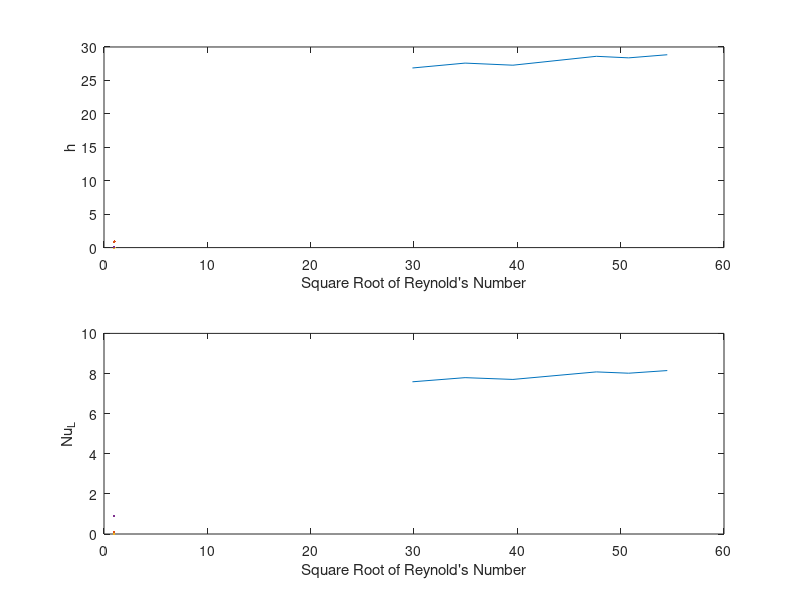
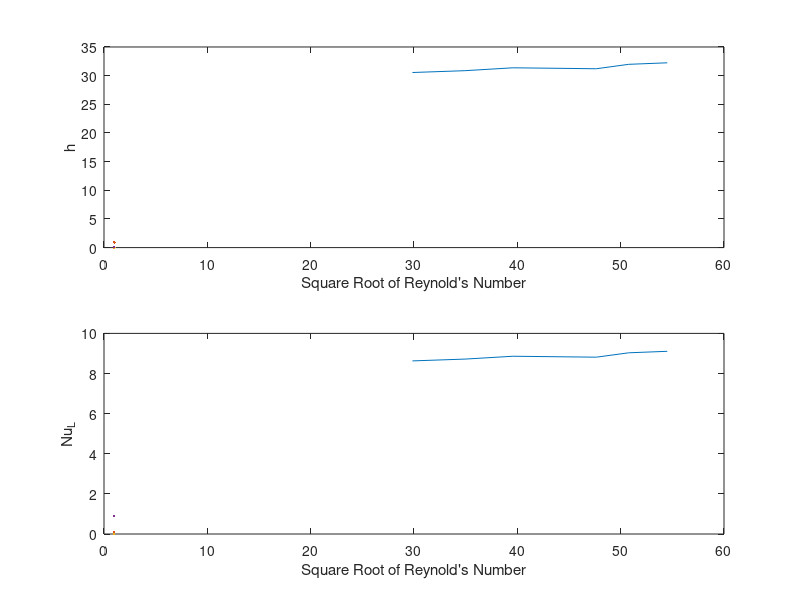
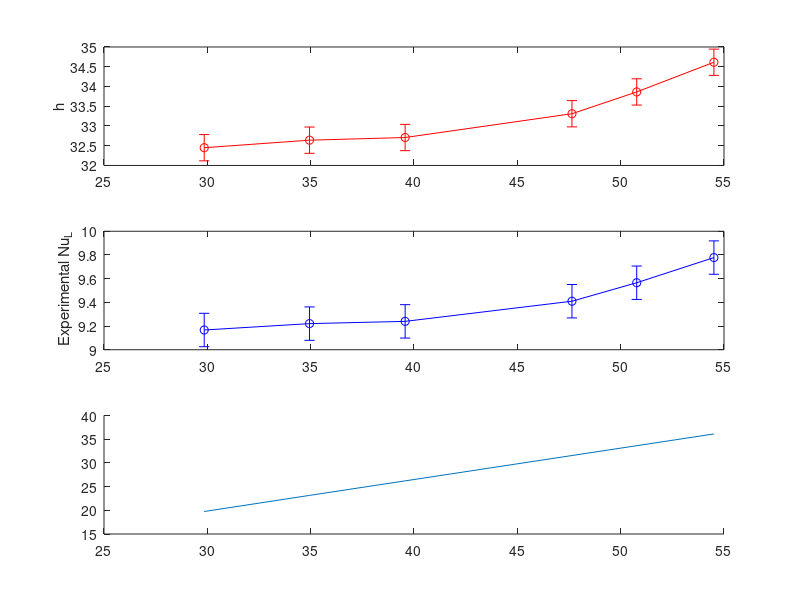

Source code (MATLAB) for these figures, in order: (Note: this script raises an error after producing the figures.)
%% MAE 171A: Heat Transfer Lab
% Created 1/27/2023

clear; clc; close all
%% Import Data
    PlotOn = false;
    PlotOn2 = true;

% Parameters
    nu = 2.317e-5; % Kinemativ viscocity of air at 25 C [m^2/s]
    k = 3.186e-2; % Thermal conductivity of copper [W/(mK)]
    rho = 0.9413; % Density of air [kg/m^3]
    c_p = 1010.6; % heat capacity of air [J/(Kg*K)]
    Pr = 0.7; % Prandtl Number
    L = 0.009; % Distance from duct to plate [m]
    Sens_Res = 5; % Resistance of sensor
    A = pi*(0.0762/2)^2; % Area of plate [m^2]

% Anemometer 0 in
    AnemCal.Recorded_Flow.D0 = [9, 18, 27, 36, 43]; % Data reported air speed [unitless]
    AnemCal.Recorded_PercentSpd.D0 = [20, 40, 60, 80, 100]; % Recorded fan speed [%]
    AnemCal.Anem_Flow.D0 = [1.1, 2.8, 4.6, 6.3, 7.8]; % Anemometer air velocity [m/s]

% Anemometer 0.4 in
    AnemCal.Recorded_Flow.Dpt4 = [9, 18, 27, 36, 43]; % Data reported air speed [unitless]
    AnemCal.Recorded_PercentSpd.Dpt4 = [20, 40, 60, 80, 100]; % Recorded fan speed [%]
    AnemCal.Anem_Flow.Dpt4 = [1.1, 2.8, 4.9, 6.5, 7.9]; % Anemometer air velocity [m/s]

% Anemometer 0.8 in
    AnemCal.Recorded_Flow.Dpt8 = [9, 18, 27, 36, 43]; % Data reported air speed [unitless]
    AnemCal.Recorded_PercentSpd.Dpt8 = [20, 40, 60, 80, 100]; % Recorded fan speed [%]
    AnemCal.Anem_Flow.Dpt8 = [1.1, 2.7, 4.3, 6.3, 7.6]; % Anemometer air velocity [m^3/s]

% Anemometer 1.2 in
    AnemCal.Recorded_Flow.D1pt2 = [9, 18, 27, 36, 43]; % Data reported air speed [unitless]
    AnemCal.Recorded_PercentSpd.D1pt2 = [20, 40, 60, 80, 100]; % Recorded fan speed [%]
    AnemCal.Anem_Flow.D1pt2 = [1, 2.5, 4.1, 6.1, 7.3]; % Anemometer air velocity [m^3/s]

% Plate Temperature
    PlateCal.Temps = [0, 47.8224, 70.956, 95.256, 124.42, 148.91]; % Plate temperature
    PlateCal.Pad_Voltage = [0, 174.586, 173.188, 170.991, 167.795, 166.396]; % Heating pad voltage
    PlateCal.Sens_Voltage = [0, 0.0733, 0.1613, 0.279, 0.4301, 0.489]; % Sensor voltage
    PlateCal.Sens_Curr = PlateCal.Sens_Voltage./Sens_Res; % Sensor current

%Plate Power
    PlateCal.Power = (PlateCal.Pad_Voltage - PlateCal.Sens_Voltage) .* PlateCal.Sens_Curr; % Plate power
    PlateCal.HeatFlux = PlateCal.Power./A; % Heat Flux

if PlotOn == true

        % Plot Anemometer 0 in
            figure(1)
            subplot(2,1,1)
            plot(AnemCal.Recorded_PercentSpd.D0, AnemCal.Anem_Flow.D0, Color = [.9 0 .1]);
            title('Air Speed vs. Percent Fan Speed for Anemometer at 0 in. From Center');
            xlabel('Fan Speed [%]');
            ylabel('Air Speed [m/s]');
        
            subplot(2,1,2)
            plot(AnemCal.Recorded_Flow.D0, AnemCal.Anem_Flow.D0, Color = [0 0 1]);
            title('Air Speed vs. Recorded Fan Speed for Anemometer at 0 in. From Center');
            xlabel('Fan Speed [Unitless]');
            ylabel('Air Speed [m/s]');
            xlim([9 43]);
               
        % Plot Anemometer 0.4 in
            figure(2)
            subplot(2,1,1)
            plot(AnemCal.Recorded_PercentSpd.Dpt4, AnemCal.Anem_Flow.Dpt4, Color = [.9 0 .1]);
            title('Air Speed vs. Percent Fan Speed for Anemometer at 0.4 in. From Center');
            xlabel('Fan Speed [%]');
            ylabel('Air Speed [m/s]');
        
            subplot(2,1,2)
            plot(AnemCal.Recorded_Flow.Dpt4, AnemCal.Anem_Flow.Dpt4, Color = [0 0 1]);
            title('Air Speed vs. Recorded Fan Speed for Anemometer at 0.4 in. From Center');
            xlabel('Fan Speed [Unitless]');
            ylabel('Air Speed [m/s]');
            xlim([9 43]);

        % Plot Anemometer 0.8 in
            figure(3)
            subplot(2,1,1)
            plot(AnemCal.Recorded_PercentSpd.Dpt8, AnemCal.Anem_Flow.Dpt8, Color = [.9 0 .1]);
            title('Air Speed vs. Percent Fan Speed for Anemometer at 0.8 in. From Center');
            xlabel('Fan Speed [%]');
            ylabel('Air Speed [m/s]');
        
            subplot(2,1,2)
            plot(AnemCal.Recorded_Flow.Dpt8, AnemCal.Anem_Flow.Dpt8, Color = [0 0 1]);
            title('Air Speed vs. Recorded Fan Speed for Anemometer at 0.8 in. From Center');
            xlabel('Fan Speed [Unitless]');
            ylabel('Air Speed [m/s]');
            xlim([9 43]);
                
        % Plot Anemometer 1.2 in
            figure(4)
            subplot(2,1,1)
            plot(AnemCal.Recorded_PercentSpd.D1pt2, AnemCal.Anem_Flow.D1pt2, Color = [.9 0 .1]);
            title('Air Speed vs. Percent Fan Speed for Anemometer at 1.2 in. From Center');
            xlabel('Fan Speed [%]');
            ylabel('Air Speed [m/s]');
        
            subplot(2,1,2)
            plot(AnemCal.Recorded_Flow.D1pt2, AnemCal.Anem_Flow.D1pt2, Color = [0 0 1]);
            title('Air Speed vs. Recorded Fan Speed for Anemometer at 1.2 in. From Center');
            xlabel('Fan Speed [Unitless]');
            ylabel('Air Speed [m/s]');
            xlim([9 43]);

        % Plot Plate Power Calibration
            figure(5)
            plot(PlateCal.Temps, PlateCal.Power);
            title('Plate Power vs. Plate Temperature');
            xlabel('Plate Temperature [C]');
            ylabel('Plate Power [W]');
end

% 35% Flow Speed

    Exp.Flow35.spd0 = interp1(AnemCal.Recorded_PercentSpd.D0, AnemCal.Anem_Flow.D0, 35);
    Exp.Flow35.spdpt4 = interp1(AnemCal.Recorded_PercentSpd.Dpt4, AnemCal.Anem_Flow.Dpt4, 35);
    Exp.Flow35.spdpt8 = interp1(AnemCal.Recorded_PercentSpd.Dpt8, AnemCal.Anem_Flow.Dpt8, 35);
    Exp.Flow35.spd1pt2 = interp1(AnemCal.Recorded_PercentSpd.D1pt2, AnemCal.Anem_Flow.D1pt2, 35);
    
    Exp.Flow35.AvgSpd = (Exp.Flow35.spd0 + Exp.Flow35.spdpt4 + Exp.Flow35.spdpt8 + ...
        Exp.Flow35.spd1pt2) / 4; 
    
    Exp.Flow35.Re = Exp.Flow35.AvgSpd * .009 / nu; % Reynold's Number for Exp at 35% fan speed
    Exp.Flow35.NuL_Theoretical = 0.763*sqrt(Exp.Flow35.Re)*Pr^(0.4); % Theoretical Nusselt Number

% 45% Flow Speed
    
    Exp.Flow45.spd0 = interp1(AnemCal.Recorded_PercentSpd.D0, AnemCal.Anem_Flow.D0, 45);
    Exp.Flow45.spdpt4 = interp1(AnemCal.Recorded_PercentSpd.Dpt4, AnemCal.Anem_Flow.Dpt4, 45);
    Exp.Flow45.spdpt8 = interp1(AnemCal.Recorded_PercentSpd.Dpt8, AnemCal.Anem_Flow.Dpt8, 45);
    Exp.Flow45.spd1pt2 = interp1(AnemCal.Recorded_PercentSpd.D1pt2, AnemCal.Anem_Flow.D1pt2, 45);
    
    Exp.Flow45.AvgSpd = (Exp.Flow45.spd0 + Exp.Flow45.spdpt4 + Exp.Flow45.spdpt8 + ...
       Exp.Flow45.spd1pt2) / 4; 
    
    Exp.Flow45.Re = Exp.Flow45.AvgSpd * .009 / nu; % Reynold's Number for Exp at 45% fan speed
    Exp.Flow45.NuL_Theoretical = 0.764*sqrt(Exp.Flow45.Re)*Pr^(0.4); % Theoretical Nusslet Number

% 55% Flow Speed

    Exp.Flow55.spd0 = interp1(AnemCal.Recorded_PercentSpd.D0, AnemCal.Anem_Flow.D0, 55);
    Exp.Flow55.spdpt4 = interp1(AnemCal.Recorded_PercentSpd.Dpt4, AnemCal.Anem_Flow.Dpt4, 55);
    Exp.Flow55.spdpt8 = interp1(AnemCal.Recorded_PercentSpd.Dpt8, AnemCal.Anem_Flow.Dpt8, 55);
    Exp.Flow55.spd1pt2 = interp1(AnemCal.Recorded_PercentSpd.D1pt2, AnemCal.Anem_Flow.D1pt2, 55);
    
    Exp.Flow55.AvgSpd = (Exp.Flow55.spd0 + Exp.Flow55.spdpt4 + Exp.Flow55.spdpt8 + ...
        Exp.Flow55.spd1pt2) / 4; 
    
    Exp.Flow55.Re = Exp.Flow55.AvgSpd * .009 / nu; % Reynold's Number for Exp at 55% fan speed
    Exp.Flow55.NuL_Theoretical = 0.764*sqrt(Exp.Flow55.Re)*Pr^(0.4); % Theoretical Nusslet Number

% 75% Flow Speed

    Exp.Flow75.spd0 = interp1(AnemCal.Recorded_PercentSpd.D0, AnemCal.Anem_Flow.D0, 75);
    Exp.Flow75.spdpt4 = interp1(AnemCal.Recorded_PercentSpd.Dpt4, AnemCal.Anem_Flow.Dpt4, 75);
    Exp.Flow75.spdpt8 = interp1(AnemCal.Recorded_PercentSpd.Dpt8, AnemCal.Anem_Flow.Dpt8, 75);
    Exp.Flow75.spd1pt2 = interp1(AnemCal.Recorded_PercentSpd.D1pt2, AnemCal.Anem_Flow.D1pt2, 75);
    
    Exp.Flow75.AvgSpd = (Exp.Flow75.spd0 + Exp.Flow75.spdpt4 + Exp.Flow75.spdpt8 + ...
        Exp.Flow75.spd1pt2) / 4; 
    
    Exp.Flow75.Re = Exp.Flow75.AvgSpd * .009 / nu; % Reynold's Number for Exp at 75% fan speed
    Exp.Flow75.NuL_Theoretical = 0.764*sqrt(Exp.Flow75.Re)*Pr^(0.4); % Theoretical Nusslet Number

% 85% Flow Speed

    Exp.Flow85.spd0 = interp1(AnemCal.Recorded_PercentSpd.D0, AnemCal.Anem_Flow.D0, 85);
    Exp.Flow85.spdpt4 = interp1(AnemCal.Recorded_PercentSpd.Dpt4, AnemCal.Anem_Flow.Dpt4, 85);
    Exp.Flow85.spdpt8 = interp1(AnemCal.Recorded_PercentSpd.Dpt8, AnemCal.Anem_Flow.Dpt8, 85);
    Exp.Flow85.spd1pt2 = interp1(AnemCal.Recorded_PercentSpd.D1pt2, AnemCal.Anem_Flow.D1pt2, 85);
    
    Exp.Flow85.AvgSpd = (Exp.Flow85.spd0 + Exp.Flow85.spdpt4 + Exp.Flow85.spdpt8 + ...
        Exp.Flow85.spd1pt2) / 4; 
    
    Exp.Flow85.Re = Exp.Flow85.AvgSpd * .009 / nu; % Reynold's Number for Exp at 85% fan speed
    Exp.Flow85.NuL_Theoretical = 0.764*sqrt(Exp.Flow85.Re)*Pr^(0.4); % Theoretical Nusslet Number

% 100% Flow Speed

    Exp.Flow100.spd0 = interp1(AnemCal.Recorded_PercentSpd.D0, AnemCal.Anem_Flow.D0, 100);
    Exp.Flow100.spdpt4 = interp1(AnemCal.Recorded_PercentSpd.Dpt4, AnemCal.Anem_Flow.Dpt4, 100);
    Exp.Flow100.spdpt8 = interp1(AnemCal.Recorded_PercentSpd.Dpt8, AnemCal.Anem_Flow.Dpt8, 100);
    Exp.Flow100.spd1pt2 = interp1(AnemCal.Recorded_PercentSpd.D1pt2, AnemCal.Anem_Flow.D1pt2, 100);
    
    Exp.Flow100.AvgSpd = (Exp.Flow100.spd0 + Exp.Flow100.spdpt4 + Exp.Flow100.spdpt8 + ...
        Exp.Flow100.spd1pt2) / 4; 
    
    Exp.Flow100.Re = Exp.Flow100.AvgSpd * .009 / nu; % Reynold's Number for Exp at 100% fan speed
    Exp.Flow100.NuL_Theoretical = 0.764*sqrt(Exp.Flow100.Re)*Pr^(0.4); % Theoretical Nusslet Number

% Vector of Reynold's Number

Exp.Re_vec = [Exp.Flow35.Re, Exp.Flow45.Re, Exp.Flow55.Re, Exp.Flow75.Re,...
    Exp.Flow85.Re, Exp.Flow100.Re]; % Vector of Reynold's Numbers

% Experiment 1
    
    Temp75.ActualPlateTemp = [72.9, 72.32, 72.51, 71.34, 71.34, 71.15];
    Temp75.ActualAirTemp = [21.97, 22.74, 22.36, 23.52, 23.13, 23.72];

    Temp75.h_coeff = interp1(PlateCal.Temps, PlateCal.HeatFlux, 75)...
        ./(Temp75.ActualPlateTemp - Temp75.ActualAirTemp); % Heat transfer coefficient for experiment 1
    Temp75.NuL = interp1(PlateCal.Temps, PlateCal.HeatFlux, 75).*L./(k.*...
        (Temp75.ActualPlateTemp - Temp75.ActualAirTemp)); % Nusselt number for experiment 1

% Experiment 2

    Temp100.ActualPlateTemp = [97.98, 97.01, 96.62, 95.45, 94.87, 94.67]; % Recorded plate temp at various flow speeds [C]
    Temp100.ActualAirTemp = [23.91, 23.71, 24.49, 22.94, 24.11, 24.49]; % Recorded air temp at various flow speeds [C]

    Temp100.h_coeff = interp1(PlateCal.Temps, PlateCal.HeatFlux, 100)...
        ./(Temp100.ActualPlateTemp - Temp100.ActualAirTemp); % Heat transfer coefficient for experiment 2
    Temp100.NuL = interp1(PlateCal.Temps, PlateCal.HeatFlux, 100).*L./(k.*...
        (Temp100.ActualPlateTemp - Temp100.ActualAirTemp)); % Nusselt number for experiment 2

% Experiment 3

    Temp125.ActualPlateTemp = [121.69, 120.92, 119.94, 118.78, 118.39,116.0]; % Recorded plate temp at various flow speeds [C]
    Temp125.ActualAirTemp = [24.11, 23.91, 23.13, 23.72, 24.88,24.52]; % Recorded air temp at various flow speeds [C]

    Temp125.h_coeff = interp1(PlateCal.Temps, PlateCal.HeatFlux, 125)...
        ./(Temp125.ActualPlateTemp - Temp125.ActualAirTemp); % Heat transfer coefficient for experiment 3
    Temp125.NuL = interp1(PlateCal.Temps, PlateCal.HeatFlux, 125).*L./(k.*...
        (Temp125.ActualPlateTemp - Temp125.ActualAirTemp)); % Nusselt number for experiment 3

% Experiment 4

    Temp150.ActualPlateTemp = [145.22, 144.05, 143.66, 141.52, 141.33, 140.16]; % Recorded plate temp at various flow speeds [C]
    Temp150.ActualAirTemp = [23.33, 22.74, 23.13, 22.55, 22.94, 22.74]; % Recorded air temp at various flow speeds [C]

    Temp150.h_coeff = PlateCal.HeatFlux(6)...
        ./(Temp150.ActualPlateTemp - Temp150.ActualAirTemp); % Heat transfer coefficient for experiment 4
    Temp150.NuL = PlateCal.HeatFlux(6).*L./(k.*...
        (Temp150.ActualPlateTemp - Temp150.ActualAirTemp)); % Nusselt number for experiment 4

if PlotOn2 == true

% Experiment 1 Plots
    figure(6)
    subplot(2,1,1)
    plot(sqrt(Exp.Re_vec), Temp75.h_coeff, Linewidth = 1, Color = [.9 0 .1]);
%     title('Heat Transfer Coefficient [H] vs. Square Root of Reynold''s Number at 75 Degrees C');
    xlabel('Square Root of Reynold''s Number');
    ylabel('h');
    subplot(2,1,2)
    plot(sqrt(Exp.Re_vec), Temp75.NuL, Linewidth = 1, Color = [.1 0 .9]);
%     title('Experimental Nusselt Number [Nu_L] vs. Square Root of Reynold''s Number at 75 Degrees C');
    xlabel('Square Root of Reynold''s Number');
    ylabel('Nu_L');

% Experiment 2 Plots
    figure(7)
    subplot(2,1,1)
    plot(sqrt(Exp.Re_vec), Temp100.h_coeff, Linewidth = 1, Color = [.9 0 .1]);
%     title('Heat Transfer Coefficient [H] vs. Square Root of Reynold''s Number at 100 Degrees C');
    xlabel('Square Root of Reynold''s Number');
    ylabel('h');
    subplot(2,1,2)
    plot(sqrt(Exp.Re_vec), Temp100.NuL, Linewidth = 1, Color = [.1 0 .9]);
%     title('Experimental Nusselt Number [Nu_L] vs. Square Root of Reynold''s Number at 100 Degrees C');
    xlabel('Square Root of Reynold''s Number');
    ylabel('Nu_L');

% Experiment 3 Plots
    figure(8)
    subplot(3,1,1)
%     err = [5 8 2 9 3 3];
    plot(sqrt(Exp.Re_vec), Temp125.h_coeff, Linewidth = 1, Color = [.9 0 .1], Marker='diamond');
    x=sqrt(Exp.Re_vec);
    y=Temp125.h_coeff;
%     err=.05*y;
%     neg=err./2
%     pos=err./2
    errba=y*.02
    errba=mean(errba)
    err = errba.*ones(size(y));
    neg=err./2
    pos=err./2
     errorbar(x,y,neg,pos,'-ro')
%     title('Heat Transfer Coefficient [H] vs. Square Root of Reynold''s Number at 125 Degrees C');
%     xlabel('Square Root of Reynold''s Number');
    ylabel('h');

    subplot(3,1,2)
%     plot(sqrt(Exp.Re_vec), Temp125.NuL, Linewidth = 1, Color = [.1 0 .9], Marker='diamond');
    x=sqrt(Exp.Re_vec);
    y=Temp125.NuL;
%     err=.05*y;
%     neg=err./2
%     pos=err./2
    errba2=y*.03
    errba2=mean(errba2)
    err = errba2.*ones(size(y));
    neg=err./2
    pos=err./2
% pos=NaN
     errorbar(x,y,neg,pos,'-bo')
% errorbar(x,y,err,'-bo')
    ylabel(' Experimental Nu_L');
% xlabel('Square Root of Reynold''s Number');

    subplot(3,1,3)
    exp_val=[19.7467 23.1481 26.2126 31.5600 33.6351 36.1095]
    num=length((sqrt(Exp.Re_vec)))
    x=linspace(0,55,num)
    plot(sqrt(Exp.Re_vec),exp_val,Linewidth = 1,Color='black', Marker='diamond')
%     title('Experimental Nusselt Number [Nu_L] vs. Square Root of Reynold''s Number at 125 Degrees C');
    xlabel('Square Root of Reynold''s Number');
    ylabel('Theoretical Nu_L');




% Experiment 4 Plots
    figure(9)
    subplot(2,1,1)
    plot(sqrt(Exp.Re_vec), Temp150.h_coeff, Linewidth = 1, Color = [.9 0 .1]);
%     title('Heat Transfer Coefficient [H] vs. Square Root of Reynold''s Number at 150 Degrees C');
    xlabel('Square Root of Reynold''s Number');
    ylabel('h');
    subplot(2,1,2)
    plot(sqrt(Exp.Re_vec), Temp150.NuL, Linewidth = 1, Color = [.1 0 .9]);
%     title('Experimental Nusselt Number [Nu_L] vs. Square Root of Reynold''s Number at 150 Degrees C');
    xlabel('Square Root of Reynold''s Number');
    ylabel('Nu_L');

end
%%
PlotOn==false
if PlotOn == true
    figure(10)
    data=readtable('temp125Cwind45.csv','NumHeaderLines',1);
    time=data.Var1;
    temp=data.Var2;
    amb_temp=data.Var6;
    % plot(data.Var1,data.Var2)
    secondstime= datetime(time)
    time_vec=1:length(secondstime);
    % start=secondstime(1)
    % endtime=secondstime(end)
    % counting=secondstime-start
    p=plot(time_vec,temp,'k')
    % hold on
    % plot(time_vec,amb_temp)
    p.LineWidth=1
    xlabel('Time (seconds)')
    ylabel(['Temperature (' char(176) 'C)'])
end

